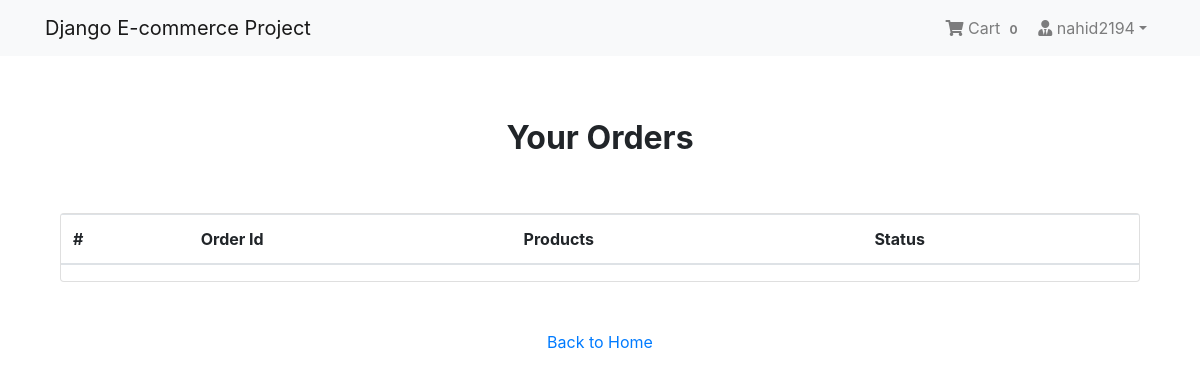
The page /payment/orders/ (signed in) on the database as committed earlier.
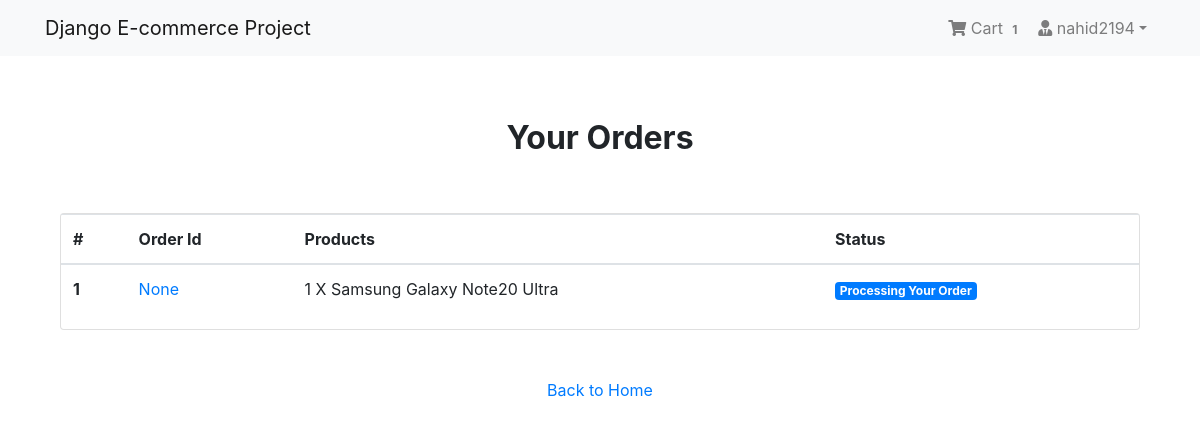
The same page on the database as committed later.
### App_Login/models.py (models this page shows, shortened)
class User(AbstractBaseUser, PermissionsMixin):
    email = models.EmailField(unique=True, null=False)
    is_staff = models.BooleanField(
        ugettext_lazy('staff status'),
        default=False,
        help_text=ugettext_lazy('Designates whether the user can log in this site'
                                )
    )
    is_active = models.BooleanField(
        ugettext_lazy('active'),
        default=True,
        help_text=ugettext_lazy(
            'Designates whether this user should be treated as active. Unselect this instead of deleting accounts')
    )
    USERNAME_FIELD = 'email'
    objects = MyUserManager()

class Profile(models.Model):
    user = models.OneToOneField(
        User, on_delete=models.CASCADE, related_name='profile')
    username = models.CharField(max_length=264, blank=True)
    full_name = models.CharField(max_length=264, blank=True)
    address_1 = models.CharField(max_length=264, blank=True)
    city = models.CharField(max_length=10, blank=True)
    zipcode = models.CharField(max_length=10, blank=True)
    country = models.CharField(max_length=50, blank=True)
    phone = models.CharField(max_length=20, blank=True)
    date_joined = models.DateTimeField(auto_now_add=True)

### App_Order/models.py (models this page shows, shortened)
class Order(models.Model):
    orderitems = models.ManyToManyField(Cart)
    user = models.ForeignKey(settings.AUTH_USER_MODEL,
                             on_delete=models.CASCADE)
    ordered = models.BooleanField(default=False)
    created = models.DateTimeField(auto_now_add=True)
    paymentId = models.CharField(max_length=264, blank=True, null=True)
    ordereId = models.CharField(max_length=200, blank=True, null=True)

class Cart(models.Model):
    user = models.ForeignKey(settings.AUTH_USER_MODEL,
                             on_delete=models.CASCADE, related_name="cart")
    item = models.ForeignKey(
        Product, on_delete=models.CASCADE, related_name="cart")
    quantity = models.IntegerField(default=1)
    purchased = models.BooleanField(default=False)
    created = models.DateTimeField(auto_now_add=True)
    updated = models.DateTimeField(auto_now=True)
    def __str__(self):
        return f'{self.quantity} X {self.item}'

### App_Shop/models.py (models this page shows)
class Product(models.Model):
    mainimage = models.ImageField(upload_to='Products')
    name = models.CharField(max_length=264)
    category = models.ForeignKey(
        Category, on_delete=models.CASCADE, related_name='category')
    preview_text = models.TextField(
        max_length=200, verbose_name='Preview Text')
    detail_text = models.TextField(max_length=1000, verbose_name='Description')
    price = models.FloatField()
    old_price = models.FloatField(default=0.00)
    created = models.DateTimeField(auto_now_add=True)
    def __str__(self):
        return self.name
    class Meta:
        ordering = ['-created', ]

### App_Payment/views.py (the view)
# urls.py: path('orders/', views.orders, name='orders'),
@login_required
def orders(request):
    try:
        orders = Order.objects.filter(user=request.user, ordered=True)
        context = {"orders": orders}
    except:
        messages.warning(request, "You do not have an active order")
        return redirect("App_Shop:home")
    return render(request, "App_Payment/order.html", context)

### App_Order/templatetags/cart_tag.py (called while the page is built)
@register.filter
def cart_total(user):
    order = Order.objects.filter(user=user, ordered=False)
    if order.exists():
        return order[0].orderitems.count()
    else:
        return 0

### templates/App_Payment/order.html
{% extends 'base.html' %}
{% block body_block %}
<div class="container mt-5">
    <h2 class="text-center"> <strong>Your Orders</strong> </h2>
    <div class="row">
        <div class="col-md-12">
            <div class="card mt-5" style="height: auto">
                <div class="table-responsive">
                    <table class="table">
                        <thead>
                            <tr>
                                <th scope="col">#</th>
                                <th scope="col">Order Id</th>
                                <th scope="col">Products</th>
                                <th scope="col">Status</th>
                            </tr>
                        </thead>
                        <tbody>
                            {% for order in orders %}
                            <tr>
                                <th scope="row">{{ forloop.counter }}</th>
                                <td><a href="#">{{ order.ordereId }}</a></td>
                                <td>
                                    {% for item in order.orderitems.all %} {{ item }} <br> {% endfor %}
                                </td>
                                <td> <span class="badge badge-primary">Processing Your Order</span></td>
                            </tr>
                            {% endfor %}
                        </tbody>
                    </table>
                </div>
            </div>
            <div class="col-md-12 my-5 text-center">
                <a href="{% url 'App_Shop:home' %}">Back to Home</a>
            </div>
        </div>
    </div>
</div>
{% endblock %}

### templates/navbar.html (shortened to what this page needs)
{% load cart_tag %}
<nav class="navbar navbar-expand-lg navbar-light bg-light">
    <div class="container">
        <a class="navbar-brand" href="{% url 'App_Shop:home' %}">Django E-commerce Project</a>
        <div class="collapse navbar-collapse" id="navbarNav">
            <ul class="navbar-nav ml-auto">
                {% if request.user.is_authenticated %}
                <li class="nav-item">
                    <a href="{% url 'App_Order:cart' %}" class="nav-link">
                        <i class="fa fa-shopping-cart"></i> Cart
                        <span class="badge badge-ligth">{{ request.user | cart_total }}</span>
                    </a>
                </li>
                <li class="nav-item dropdown">
                    <a class="nav-link dropdown-toggle" href="#" id="navbarDropdown" role="button"
                        data-toggle="dropdown" aria-haspopup="true" aria-expanded="false"><i
                            class="fas fa-user-tie"></i> {{request.user.profile.username}}</a>
                </li>
                {% else %}
                <li class="nav-item">
                    <a href="{% url 'App_Login:login' %}" class="btn btn-primary">Login</a>
                </li>
                {% endif %}
            </ul>
        </div>
    </div>
</nav>

Rows that differ between the two databases and show on the page:
computed for User "nahid2194": user|cart_total "0" → "1"
added Order: ordereId "None"
added Cart: quantity+item "1 X Samsung Galaxy Note20 Ultra"
